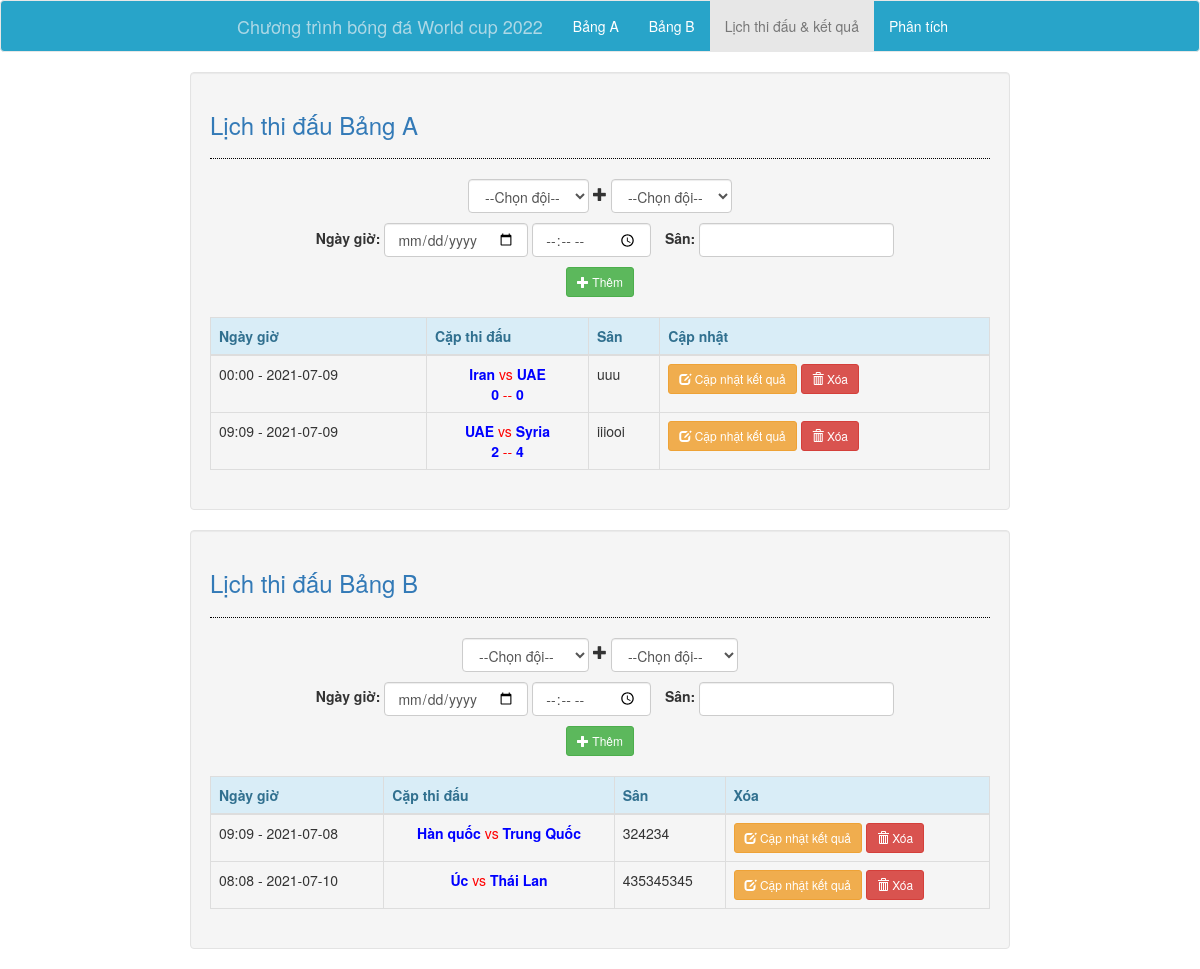
/lich-thi-dau/, run on the app's committed database.
### crud/models.py (models this page shows)
class LichThiDau(models.Model):
    bang = models.CharField(max_length=2)
    doi1 = models.CharField(max_length=40)
    kq1  = models.CharField(max_length=2)
    doi2 = models.CharField(max_length=40)
    kq2  = models.CharField(max_length=2)
    ngay = models.CharField(max_length=40)
    gio = models.CharField(max_length=40)
    san = models.CharField(max_length=40)

### crud/views.py (the view)
# urls.py: path('lich-thi-dau/', views.lichthidau, name='lichthidau'),
def lichthidau(request):
    doituyenAs = DoiTuyen.objects.filter(bang='a')
    doituyenBs = DoiTuyen.objects.filter(bang='b')
    context = {}
    context['active'] = 'lichthidau'
    context['doituyenAs'] = doituyenAs
    context['doituyenBs'] = doituyenBs
    LichThiDauAs = LichThiDau.objects.filter(bang='a')
    LichThiDauBs = LichThiDau.objects.filter(bang='b')
    context['LichThiDauAs'] = LichThiDauAs
    context['LichThiDauBs'] = LichThiDauBs
    return render(request, 'lichthidau/index.html', context)

### crud/templates/lichthidau/index.html (shortened to what this page needs)
{% extends 'crud/base.html' %} {% block body %}
<div class="row">
    <div class="col-md-2"></div>
    <div class="col-md-8 well">
        <h3 class="text-primary">Lịch thi đấu Bảng A</h3>
        <hr style="border-top:1px dotted #000;" />
        <form class="form-inline text-center" id="thidauA" method="POST" action="/lich-thi-dau/create">
            <div class="form-group ">
                <select class="doi1 form-control" id="doi1" name="doi1">
                        <option value="0">--Chọn đội--</option>
                    </select>
                <span class="glyphicon glyphicon-plus"></span>
                <select class="doi2 form-control" id="doi2" name="doi2">
                        <option value="0">--Chọn đội--</option>
                    </select>
                <div style="margin-top: 10px;">
                    <label for="ngay" style="margin-left: 10px;">Ngày giờ:</label>
                    <input type="date" name="ngay" class="ngay form-control" required="required" />
                    <input type="time" name="gio" class="gio form-control" required="required" />
                    <label for="san" style="margin-left: 10px;">Sân:</label>
                    <input type="text" name="san" class="san form-control" required="required" />
                </div>
                <div style="margin-top: 10px;">
                    <button type="button" class="btn btn-sm btn-success" onclick="submitThidau('A')">
                            <span class="glyphicon glyphicon-plus"></span> Thêm
                        </button>
                </div>
            </div>
        </form>
        <br />
        <table class="table table-bordered">
            <thead class="alert-info">
                <tr>
                    <th>Ngày giờ</th>
                    <th>Cặp thi đấu</th>
                    <th>Sân</th>
                    <th>Cập nhật</th>
                </tr>
            </thead>
            <tbody>
                {% for LichThiDau in LichThiDauAs %}
                <tr>
                    <td>{{ LichThiDau.gio }} - {{ LichThiDau.ngay }} </td>
                    <td style="color: blue; font-weight: bold;" class="text-center">
                        {{ LichThiDau.doi1 }} <span style="color: red; font-weight: normal;">vs</span> {{ LichThiDau.doi2 }}
                        <br> {% if LichThiDau.kq1 > -1 and LichThiDau.kq2 > -1 %} {{ LichThiDau.kq1 }} <span style="color: red; font-weight: normal;"> -- </span> {{ LichThiDau.kq2 }} {% endif %}
                    </td>
                    <td>
                        {{ LichThiDau.san }}
                    </td>
                    <td>
                        <a class="btn btn-sm btn-warning" href="/lich-thi-dau/edit/{{ LichThiDau.id }}">
                            <span class="glyphicon glyphicon-edit"></span> Cập nhật kết quả
                        </a>
                        <a class="btn btn-sm btn-danger" href="/lich-thi-dau/delete/{{ LichThiDau.id }}">
                            <span class="glyphicon glyphicon-trash"></span> Xóa
                        </a>
                    </td>
                </tr>
                {% endfor %}
            </tbody>
        </table>
    </div>
    <div class="col-md-1">&nbsp;</div>
</div>
<div class="row">
    <div class="col-md-2">&nbsp;</div>
    <div class="col-md-8 well">
        <h3 class="text-primary">Lịch thi đấu Bảng B</h3>
        <hr style="border-top:1px dotted #000;" />
        <form class="form-inline text-center" id="thidauB" method="POST" action="/lich-thi-dau/create">
            <div class="form-group ">
                <select class="doi1 form-control" id="doi1" name="doi1">
                        <option value="0">--Chọn đội--</option>
                    </select>
                <span class="glyphicon glyphicon-plus"></span>
                <select class="doi2 form-control" id="doi2" name="doi2">
                        <option value="0">--Chọn đội--</option>
                    </select>
                <div style="margin-top: 10px;">
                    <label for="ngay" style="margin-left: 10px;">Ngày giờ:</label>
                    <input type="date" name="ngay" class="ngay form-control" required="required" />
                    <input type="time" name="gio" class="gio form-control" required="required" />
                    <label for="san" style="margin-left: 10px;">Sân:</label>
                    <input type="text" name="san" class="san form-control" required="required" />
                </div>
                <div style="margin-top: 10px;">
                    <button type="button" class="btn btn-sm btn-success" onclick="submitThidau('B')">
                            <span class="glyphicon glyphicon-plus"></span> Thêm
                        </button>
                </div>
            </div>
        </form>
        <br />
        <table class="table table-bordered">
            <thead class="alert-info">
                <tr>
                    <th>Ngày giờ</th>
                    <th>Cặp thi đấu</th>
                    <th>Sân</th>
                    <th>Xóa</th>
                </tr>
            </thead>
            <tbody>
                {% for LichThiDau in LichThiDauBs %}
                <tr>
                    <td>{{ LichThiDau.gio }} - {{ LichThiDau.ngay }} </td>
                    <td style="color: blue; font-weight: bold;" class="text-center">
                        {{ LichThiDau.doi1 }} <span style="color: red; font-weight: normal;">vs</span> {{ LichThiDau.doi2 }}
                        <br> {% if LichThiDau.kq1 > -1 and LichThiDau.kq2 > -1 %} {{ LichThiDau.kq1 }} <span style="color: red; font-weight: normal;"> -- </span> {{ LichThiDau.kq2 }} {% endif %}
                    </td>
                    <td>
                        {{ LichThiDau.san }}
                    </td>
                    <td>
                        <a class="btn btn-sm btn-warning" href="/lich-thi-dau/edit/{{ LichThiDau.id }}">
                            <span class="glyphicon glyphicon-edit"></span> Cập nhật kết quả
                        </a>
                        <a class="btn btn-sm btn-danger" href="/lich-thi-dau/delete/{{ LichThiDau.id }}">
                            <span class="glyphicon glyphicon-trash"></span> Xóa
                        </a>
                    </td>
                </tr>
                {% endfor %}
            </tbody>
        </table>
    </div>
</div>
{% endblock %}

### crud/templates/crud/base.html (shortened to what this page needs)
<!DOCTYPE html>
<html lang="en">
<head>
    <meta charset="UTF-8" name="viewport" content="width=device-width, initial-scale=1" /> {% load static %}
    <link rel="stylesheet" type="text/css" href="{% static 'crud/css/bootstrap.css' %}" />
</head>
<body>
    <nav class="navbar navbar-default" style="background-color: #28a4c9">
        <div class="container-fluid" style="display: flex; justify-content: center;">
            <span class="navbar-brand">Chương trình bóng đá World cup 2022 </span>
            <ul class="nav navbar-nav">
                <li class="{% if active == 'a'%}active{% endif %}"><a href="/bang/a">Bảng A</a></li>
                <li class="{% if active == 'b'%}active{% endif %}"><a href="/bang/b">Bảng B</a></li>
                <li class="{% if active == 'lichthidau'%}active{% endif %}"><a href="/lich-thi-dau">Lịch thi đấu & kết quả</a></li>
                <li class="nav-item dropdown {% if active == 'tuoitrungbinh' or active == 'chieucaotrungbinh'%}active{% endif %}">
                    <a class="nav-link dropdown-toggle" href="#" id="navbarDropdown" role="button" data-toggle="dropdown" aria-haspopup="true" aria-expanded="false">
                      Phân tích
                    </a>
                </li>
            </ul>
        </div>
    </nav>
    {% block body %} {% endblock %}
</body>
</html>

### crud/templates/crud/base.html (style rules this page uses)
nav .navbar-brand { color: lightblue !important; }
nav a { color: white !important; }
nav .active a { color: #777 !important; }
input[type="date"], input[type="time"] { line-height: unset !important; }

### data on the page
LichThiDau: gio "00:00", ngay "2021-07-09", doi1 "Iran", doi2 "UAE", kq1 "0", kq2 "0", san "uuu"
LichThiDau: gio "09:09", ngay "2021-07-09", doi1 "UAE", doi2 "Syria", kq1 "2", kq2 "4", san "iiiooi"
LichThiDau: gio "09:09", ngay "2021-07-08", doi1 "Hàn quốc", doi2 "Trung Quốc", san "324234"
LichThiDau: gio "08:08", ngay "2021-07-10", doi1 "Úc", doi2 "Thái Lan", san "435345345"
